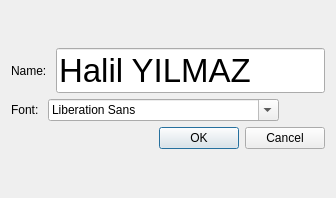
<?xml version="1.0" encoding="UTF-8"?>
<ui version="4.0">
 <class>Dialog</class>
 <widget class="QDialog" name="Dialog">
  <property name="geometry">
   <rect>
    <x>0</x>
    <y>0</y>
    <width>336</width>
    <height>198</height>
   </rect>
  </property>
  <property name="windowTitle">
   <string>Dialog</string>
  </property>
  <layout class="QVBoxLayout" name="verticalLayout_3">
   <item>
    <layout class="QVBoxLayout" name="verticalLayout_2">
     <item>
      <layout class="QVBoxLayout" name="verticalLayout">
       <item>
        <layout class="QHBoxLayout" name="horizontalLayout">
         <item>
          <widget class="QLabel" name="label">
           <property name="text">
            <string>Name: </string>
           </property>
          </widget>
         </item>
         <item>
          <widget class="QLineEdit" name="lineEdit">
           <property name="font">
            <font>
             <pointsize>25</pointsize>
            </font>
           </property>
           <property name="text">
            <string>Halil YILMAZ</string>
           </property>
          </widget>
         </item>
        </layout>
       </item>
       <item>
        <layout class="QHBoxLayout" name="horizontalLayout_2">
         <item>
          <widget class="QLabel" name="label_2">
           <property name="text">
            <string>Font: </string>
           </property>
          </widget>
         </item>
         <item>
          <widget class="QFontComboBox" name="fontComboBox"/>
         </item>
         <item>
          <spacer name="horizontalSpacer">
           <property name="orientation">
            <enum>Qt::Horizontal</enum>
           </property>
           <property name="sizeHint" stdset="0">
            <size>
             <width>40</width>
             <height>20</height>
            </size>
           </property>
          </spacer>
         </item>
        </layout>
       </item>
      </layout>
     </item>
     <item>
      <widget class="QDialogButtonBox" name="buttonBox">
       <property name="standardButtons">
        <set>QDialogButtonBox::Cancel|QDialogButtonBox::Ok</set>
       </property>
      </widget>
     </item>
    </layout>
   </item>
  </layout>
 </widget>
 <resources/>
 <connections/>
</ui>
